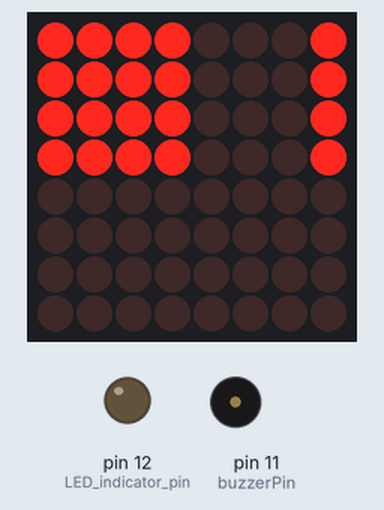
This sketch was run on a simulated Arduino Uno, built with avr-gcc and run on an emulated ATmega328P. On the bench: 8×8 LED matrix, output pins drawn as LEDs (lit = HIGH), buzzer (waves = sounding).

Above: at 2.3 s.
At 11.1 s:
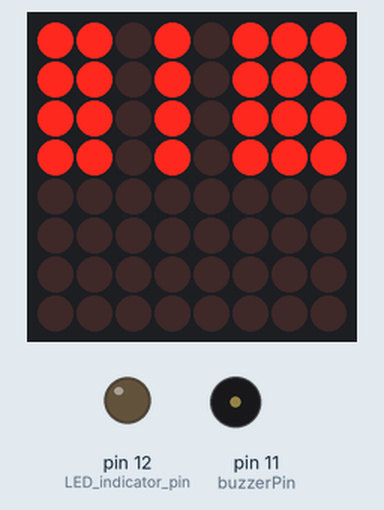
At 19.9 s:
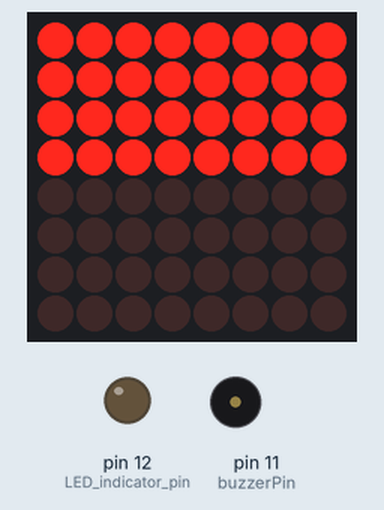
At 37.3 s:
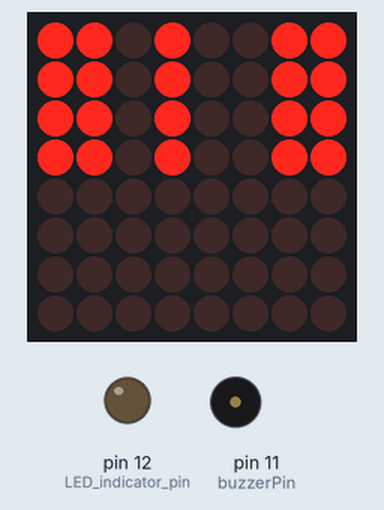
Timing chart, 0 to 40.0 s (numbered marks = the images above):
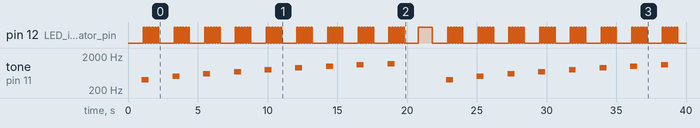

Measured:
- by itself, pin 12 (LED_indicator_pin): LOW → HIGH at 1.1 s, → LOW 0.10 s later, → HIGH 0.10 s later, → LOW 0.10 s later, … (206 changes in this stretch)
- by itself, tone on pin 11 (buzzerPin): plays 400 Hz for 0.50 s, 500 Hz for 0.50 s, 600 Hz for 0.50 s, 700 Hz for 0.50 s, 800 Hz for 0.50 s, 900 Hz for 0.50 s … (17 notes in this stretch)

The sketch:

WIth_led.ino
```cpp
#include "LedControl.h"

// Initialize LedControl object for the MAX72XX (pins: DataIn, CLK, LOAD)
LedControl lc = LedControl(8, 10, 9, 1);

// Timing and delay setup
unsigned long delaytime = 100;

// Buzzer pin
int buzzerPin = 11;  // Change this if needed

// Define Yautja digits for the LED display
byte yautjaDigits[10] = {
  B00000000, B11110001, B11111101, B10100101,  // Yautja digits 0-3
  B10111101, B11010111, B10011111, B11010011,  // Yautja digits 4-7
  B11111101, B11111111  // Yautja digits 8-9
};

void setup() {
  // Wake up the MAX72XX and set brightness
  lc.shutdown(0, false);
  lc.setIntensity(0, 8);  // Set brightness to a medium value
  lc.clearDisplay(0);     // Clear display

  pinMode(12, OUTPUT);    // LED indicator pin (for twinkle effect)
  pinMode(buzzerPin, OUTPUT); // Set buzzer pin as output
}

void testSequence() {
  for (int i = 1; i < 10; i++) {
    // Display the Yautja digits on the LED matrix
    lc.setRow(0, 0, yautjaDigits[i]);
    lc.setRow(0, 1, yautjaDigits[i]);
    lc.setRow(0, 2, yautjaDigits[i]);
    lc.setRow(0, 3, yautjaDigits[i]);

    // Generate a tone effect corresponding to the digit
    playTone(i);

    // Twinkle the LED pin to indicate that something changed
    twinkle();

    delay(1000);  // Wait 1 second before updating
  }
}

void twinkle() {
  for (int twinkle = 0; twinkle < 6; twinkle++) {
    digitalWrite(12, LOW);
    delay(100);
    digitalWrite(12, HIGH);
    delay(100);
    digitalWrite(12, LOW);
  }
}

void playTone(int digit) {
  // Play a tone depending on the digit
  switch (digit) {
    case 1:
      tone(buzzerPin, 400, 500);  // Beep for 500ms at 400Hz for digit 1
      break;
    case 2:
      tone(buzzerPin, 500, 500);  // Beep for 500ms at 500Hz for digit 2
      break;
    case 3:
      tone(buzzerPin, 600, 500);  // Beep for 500ms at 600Hz for digit 3
      break;
    case 4:
      tone(buzzerPin, 700, 500);  // Beep for 500ms at 700Hz for digit 4
      break;
    case 5:
      tone(buzzerPin, 800, 500);  // Beep for 500ms at 800Hz for digit 5
      break;
    case 6:
      tone(buzzerPin, 900, 500);  // Beep for 500ms at 900Hz for digit 6
      break;
    case 7:
      tone(buzzerPin, 1000, 500); // Beep for 500ms at 1000Hz for digit 7
      break;
    case 8:
      tone(buzzerPin, 1100, 500); // Beep for 500ms at 1100Hz for digit 8
      break;
    case 9:
      tone(buzzerPin, 1200, 500); // Beep for 500ms at 1200Hz for digit 9
      break;
    default:
      tone(buzzerPin, 300, 500);  // Default beep for 300Hz for any other case
      break;
  }
}

void loop() {
  lc.clearDisplay(0);   // Clear the display
  digitalWrite(12, LOW);  // Turn off the LED indicator
  delay(1000);            // Wait 1 second before starting

  testSequence();        // Run the test sequence
  digitalWrite(12, HIGH); // Turn on the LED indicator
  delay(1000);            // Wait 1 second before repeating
}
```
